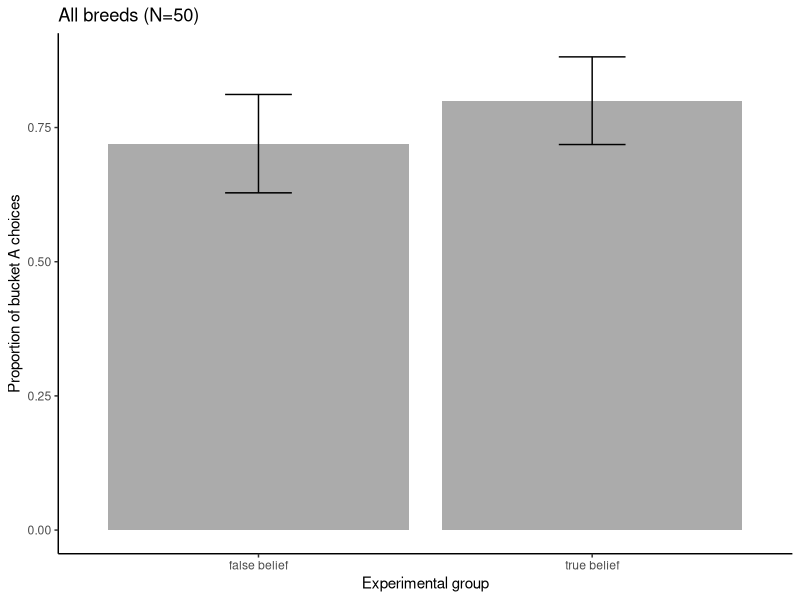

Recreate this plot in R. (Note: this script raises an error after producing the figure.)
## ---- chunk 1
rm(list=ls())
library(tidyverse)
library(ggplot2)
library(lme4)
## ---- chunk 2
#import data
xdata <- read.csv("data/Tunnel_FB_tested_dogs.csv", header = TRUE) %>% 
   mutate(first_touch_letter = as.factor(first_touch_letter),
         condition = as.factor(condition),
         age_months = as.numeric(age_months)) %>% 
  filter(first_touch_letter %in% c("A", "B")) %>%   # Keep rows where first_touch_letter is "A" or "B" in case of NAs
  filter(CDL_name!="Vanilla2") %>% #should be in the excluded tab, did not meet criteria in fam. phase 1
  droplevels()

which(is.na(xdata$first_touch_letter)) #double check for NAs
## ---- chunk 3
plot.data <- xdata %>%
  mutate(choice = ifelse(first_touch_letter == "A", 1, 0)) %>%
  mutate(condition = fct_relevel(
    fct_recode(
      condition,
      "false belief" = "false_belief",
      "true belief" = "true_belief"
    ),
    "false belief",
    "true belief"
  )) %>% #specify order of factor levels for factor_relevel
  group_by(condition) %>% 
  summarise(
    mean.choiceA = mean(choice),
    sd.choiceA = sd(choice),
    n.choseA = sum(choice),
    median.choiceA = median(choice),
    n.tested.per.cond = length(choice),
    se.choiceA = sd(choice) / sqrt(length(choice))
  )

##barplot of choices by experimental group

p.choice <- ggplot(data = plot.data, aes(x = condition, y = mean.choiceA)) +
  geom_bar(stat = "identity", alpha = 0.5) +
  geom_errorbar(aes(ymin = mean.choiceA - se.choiceA, ymax = mean.choiceA + #error bars represent standard error
                      se.choiceA),
                width = .2) +
  #geom_signif(comparisons=list(c("False Belief", #"Knowledge")), annotations="*",
  #             y_position = 0.75, tip_length = 0.04, #vjust=0.4) +
  #ylim(0.2,0.6)+
  theme_classic() +
  labs(x = "Experimental group", y = "Proportion of bucket A choices")+
  ggtitle("All breeds (N=50)")

p.choice
## ---- chunk 4
#add column with independent vs cooperative breeds distinction 
xdata<-xdata %>% 
  mutate(breed_type = ifelse(FCI_group %in% c("1", "2", "7", "8"), "cooperative", "independent"))

table(xdata$breed_type)

table(xdata$first_touch_letter, xdata$breed_type, xdata$condition)

# #add column with experience in dogs sport as binary (yes/no) variable
# xdata<-xdata %>% 
#   mutate(training = ifelse(experience_in_dog_sport=="no", "no", "yes"))
# 
# table(xdata$training)
# 
# table(xdata$FCI_group[xdata$training=="no"])
# 
# table(xdata$first_touch_letter, xdata$training, xdata$condition)

#experimenter ID
table(xdata$communicator, xdata$first_touch_letter, xdata$condition)
## ---- chunk 5
#Fig. S3
cooperative_data<-xdata %>% 
  filter(breed_type!="independent")
independent_data<-xdata %>% 
  filter(breed_type!="cooperative")

#mosaic plot data for cooperative
mosaic.cooperative.plot.data  <- cooperative_data %>%
  mutate(first_touch_letter = fct_relevel(first_touch_letter, "B", "A")) %>%
  mutate(condition = fct_relevel(
    fct_recode(
      condition,
      "False belief" = "false_belief",
      "True Belief" = "true_belief"
    ),
    "False belief",
    "True Belief"
  )) #specify order of factor levels for factor_relevel

#mosaic plot data for independent
mosaic.independent.plot.data  <- independent_data %>%
  mutate(first_touch_letter = fct_relevel(first_touch_letter, "B", "A")) %>%
  mutate(condition = fct_relevel(
    fct_recode(
      condition,
      "False belief" = "false_belief",
      "True Belief" = "true_belief"
    ),
    "False belief",
    "True Belief"
  )) #specify order of factor levels for factor_relevel


png("./plots/breed_type_mosaic_plot.png", width = 1600, height = 800) 
par(mfrow=c(1, 2), mar=c(6, 7.8, 6, 5), mgp=c(4.5, 1.5, 0), tcl=-0.15, las=1,
    cex.axis = 2.6,   # Increase axis tick labels
    cex.lab = 2.9,    # Increase axis labels
    cex.main = 3.5)     # Increase plot titles

plot(mosaic.cooperative.plot.data$condition,mosaic.cooperative.plot.data$first_touch_letter,
  xlab = "Condition",
  ylab = "Bucket chosen",
  main = "Cooperative breeds" )

plot(mosaic.independent.plot.data$condition,mosaic.independent.plot.data$first_touch_letter,
  xlab = "Condition",
  ylab = "Bucket chosen",
  main = "Independent breeds" )
dev.off()


